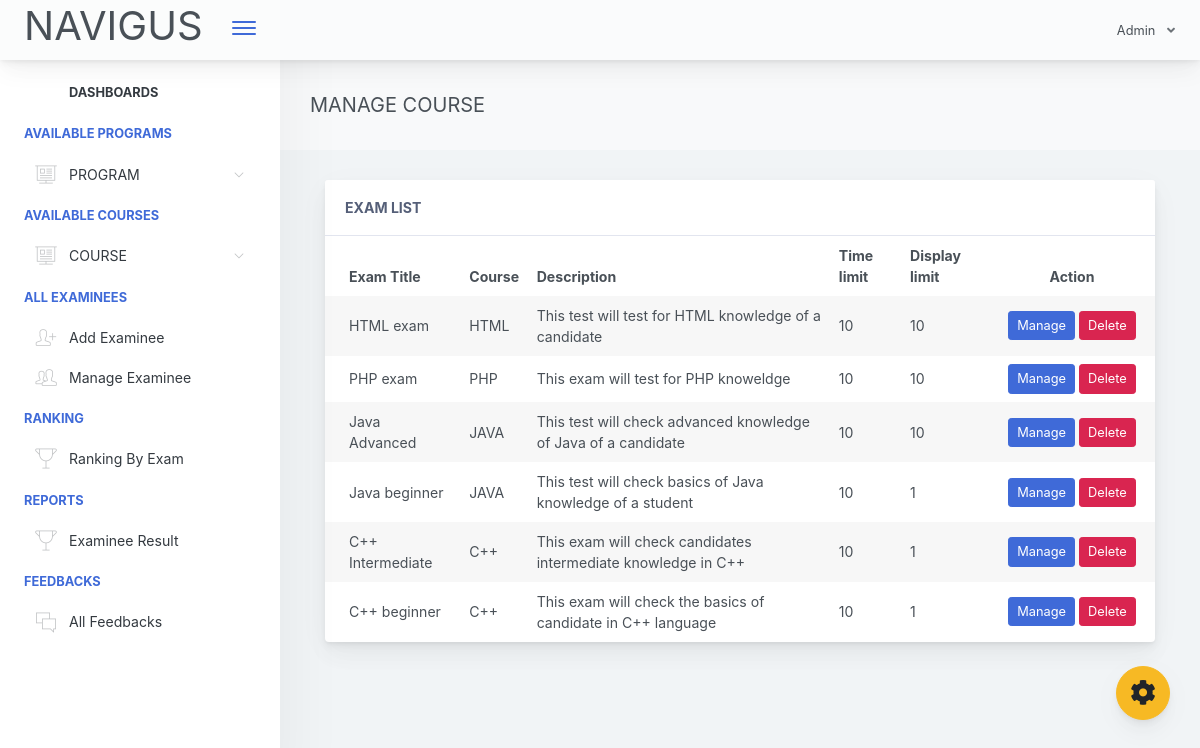
Screenshot of /adminpanel/admin/home.php?page=manage-exam (signed in) with the database file from the repository.
### tables this page shows
CREATE TABLE `exam_tbl` (
  `ex_id` int(11) NOT NULL,
  `cou_id` int(11) NOT NULL,
  `ex_title` varchar(1000) NOT NULL,
  `ex_time_limit` varchar(1000) NOT NULL,
  `ex_questlimit_display` int(11) NOT NULL,
  `ex_description` varchar(1000) NOT NULL,
  `ex_created` timestamp NOT NULL DEFAULT current_timestamp() ON UPDATE current_timestamp()
);

CREATE TABLE `course_tbl` (
  `cou_id` int(11) NOT NULL,
  `cou_name` varchar(1000) NOT NULL,
  `cou_created` timestamp NOT NULL DEFAULT current_timestamp() ON UPDATE current_timestamp()
);

### adminpanel/admin/pages/manage-exam.php (the view, shortened to what this page needs)
<div class="app-main__outer">
        <div class="app-main__inner">
            <div class="app-page-title">
                <div class="page-title-wrapper">
                    <div class="page-title-heading">
                        <div>MANAGE COURSE</div>
                    </div>
                </div>
            </div>
            <div class="col-md-12">
                <div class="main-card mb-3 card">
                    <div class="card-header">ExAM List
                    </div>
                    <div class="table-responsive">
                        <table class="align-middle mb-0 table table-borderless table-striped table-hover" id="tableList">
                            <thead>
                            <tr>
                                <th class="text-left pl-4">Exam Title</th>
                                <th class="text-left ">Course</th>
                                <th class="text-left ">Description</th>
                                <th class="text-left ">Time limit</th>
                                <th class="text-left ">Display limit</th>
                                <th class="text-center" width="20%">Action</th>
                            </tr>
                            </thead>
                            <tbody>
                              <?php
                                $selExam = $conn->query("SELECT * FROM exam_tbl ORDER BY ex_id DESC ");
                                if($selExam->rowCount() > 0)
                                {
                                    while ($selExamRow = $selExam->fetch(PDO::FETCH_ASSOC)) { ?>
                                        <tr>
                                            <td class="pl-4"><?php echo $selExamRow['ex_title']; ?></td>
                                            <td>
                                                <?php
                                                    $courseId =  $selExamRow['cou_id'];
                                                    $selCourse = $conn->query("SELECT * FROM course_tbl WHERE cou_id='$courseId' ");
                                                    while ($selCourseRow = $selCourse->fetch(PDO::FETCH_ASSOC)) {
                                                        echo $selCourseRow['cou_name'];
                                                    }
                                                ?>
                                            </td>
                                            <td><?php echo $selExamRow['ex_description']; ?></td>
                                            <td><?php echo $selExamRow['ex_time_limit']; ?></td>
                                            <td><?php echo $selExamRow['ex_questlimit_display']; ?></td>
                                            <td class="text-center">
                                             <a href="manage-exam.php?id=<?php echo $selExamRow['ex_id']; ?>" type="button" class="btn btn-primary btn-sm">Manage</a>
                                             <button type="button" id="deleteExam" data-id='<?php echo $selExamRow['ex_id']; ?>'  class="btn btn-danger btn-sm">Delete</button>
                                            </td>
                                        </tr>
                                    <?php }
                                }
                               ?>
                            </tbody>
                        </table>
                    </div>
                </div>
            </div>
</div>

### rows the page displays
exam_tbl: ex_title "HTML exam", ex_description "This test will test for HTML knowledge of a candidate", ex_time_limit "10", ex_questlimit_display "10"
course_tbl: cou_name "HTML"
exam_tbl: ex_title "PHP exam", ex_description "This exam will test for PHP knoweldge", ex_time_limit "10", ex_questlimit_display "10"
course_tbl: cou_name "PHP"
exam_tbl: ex_title "Java Advanced", ex_description "This test will check advanced knowledge of Java of a candidate", ex_time_limit "10", ex_questlimit_display "10"
course_tbl: cou_name "JAVA"
exam_tbl: ex_title "Java beginner", ex_description "This test will check basics of Java knowledge of a student", ex_time_limit "10", ex_questlimit_display "1"
exam_tbl: ex_title "C++ Intermediate", ex_description "This exam will check candidates intermediate knowledge in C++", ex_time_limit "10", ex_questlimit_display "1"
course_tbl: cou_name "C++"
exam_tbl: ex_title "C++ beginner", ex_description "This exam will check the basics of candidate in C++ language", ex_time_limit "10", ex_questlimit_display "1"
